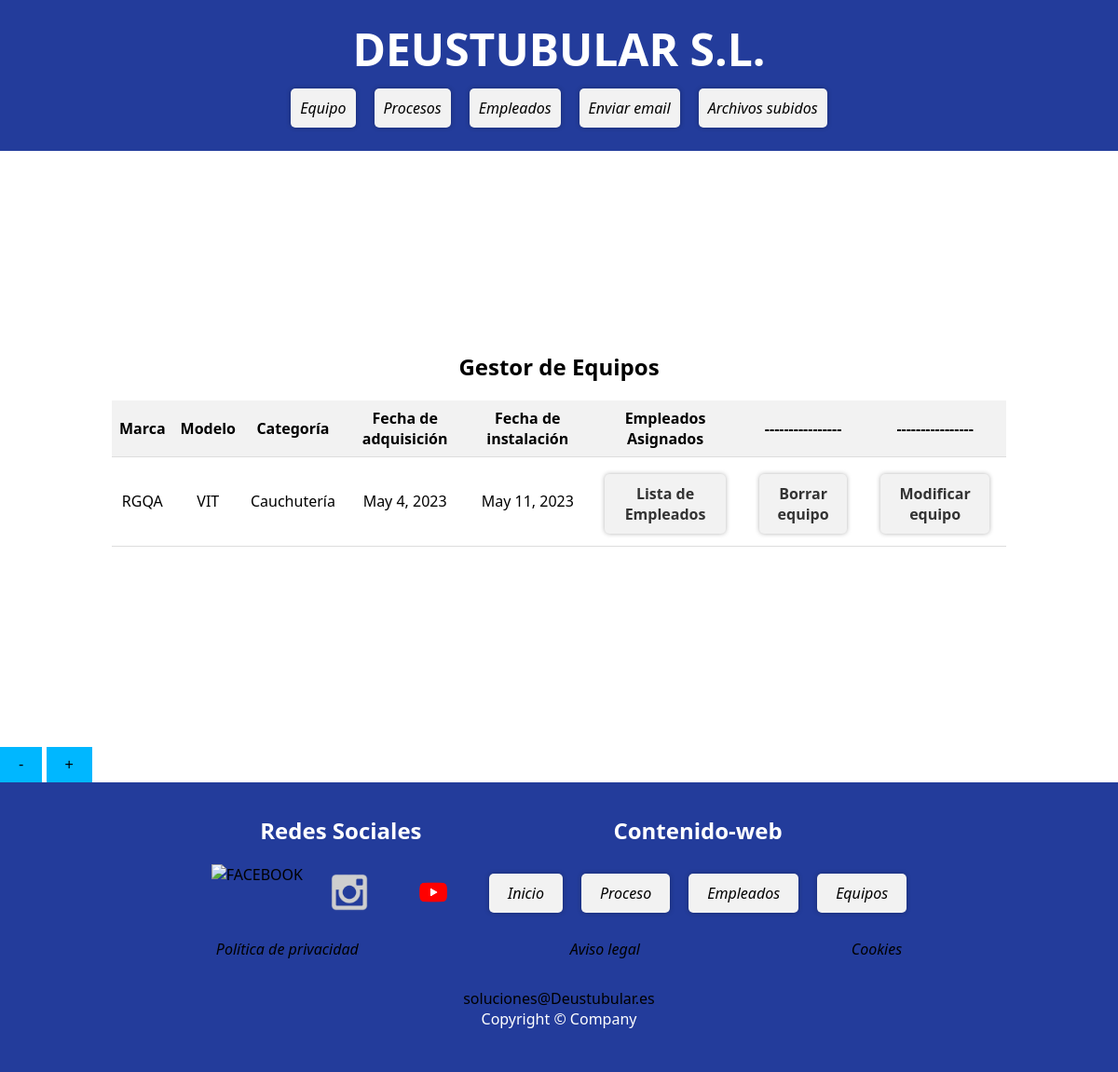
The app's page /appdeustutub/equipos/10/ with its own data.
### appdeustutub/models.py (models this page shows, shortened)
class Equipo(models.Model):
    modelo = models.CharField(max_length=100)
    marca = models.CharField(max_length=100)
    categoria = models.ForeignKey(Categoria, on_delete=models.CASCADE)
    fecha_adquisicion = models.DateField()
    fecha_instalacion = models.DateField()

class Categoria(models.Model):
    nombre = models.CharField(max_length=50)

### appdeustutub/views.py (the view)
# urls.py: path('equipos/<int:pk>/', EquipoDetailView.as_view(), name='equipo-detail'),
class EquipoDetailView(DetailView):
    model = Equipo
    template_name = 'detail_equipo.html'
    context_object_name = 'equipo'
    def get_context_data(self, **kwargs):
        context = super().get_context_data(**kwargs)
        context['lista_empleados'] = Empleado.objects.order_by('proceso')
        return context

### appdeustutub/templates/detail_equipo.html
{% extends "base.html" %}
{% load static %}
{% block contenido %}
<div id="content">
    <h2>Gestor de Equipos</h2>
    {% if equipo %}
    <table>
        <tr>
            <th>Marca</th>
            <th>Modelo</th>
            <th>Categoría</th>
            <th>Fecha de adquisición</th>
            <th>Fecha de instalación</th>
            <th>Empleados Asignados</th>
            <th>----------------</th>
            <th>----------------</th>
        </tr>
        <tr>
            <td>{{ equipo.marca }}</td>
            <td>{{ equipo.modelo }}</td>
            <td>{{ equipo.categoria.nombre }}</td>
            <td>{{ equipo.fecha_adquisicion }}</td>
            <td>{{ equipo.fecha_instalacion }}</td>
            <td>
                <ul>
                    <li><a href="{% url 'empleado-list' %}"><strong>Lista de Empleados</strong></a></li>
                </ul>
            </td>
            <td>
                <ul>
                    <li><a href="{% url 'borrar_equipo' equipo.id %}"><strong>Borrar equipo</strong></a></li>
                </ul>
            </td>
            <td>
                <ul>
                    <li><a href="{% url 'modificar_equipo' equipo.id %}"><strong>Modificar equipo</strong></a></li>
                </ul>
            </td>
        </tr>
    </table>
    {% else %}
    <p> No existen detalles del equipo</p>
    {% endif %}
</div>
{% endblock %}

### static/css/style.css (style rules this page uses)
body { margin: 0; padding: 0; font-family: 'Segoe UI', Tahoma, Geneva, Verdana, sans-serif; }
h1, h2 { text-align: center; }
ul { list-style: none; padding: 0; margin: 0; }
a { text-decoration: none; color: #333; }
#content { display: flex; flex-direction: column; align-items: center; justify-content: center; min-height: 80vh; }
ul { display: flex; flex-wrap: wrap; justify-content: center; }
li { margin: 10px; padding: 10px; background-color: #f2f2f2; border-radius: 5px; box-shadow: 0px 0px 5px rgba(0, 0, 0, 0.3); text-align: center; transition: all 0.3s ease; }
table { width: 80%; border-collapse: collapse; margin-bottom: 20px; }
th, td { padding: 8px; text-align: left; border-bottom: 1px solid #ddd; text-align: center; }
th { background-color: #f2f2f2; }
ul { margin: 0; padding: 0; list-style: none; }
ul li { margin-bottom: 5px; }

### records on screen
Equipo: marca "RGQA", modelo "VIT", categoria.nombre "Cauchutería", fecha_adquisicion "May 4, 2023", fecha_instalacion "May 11, 2023"
